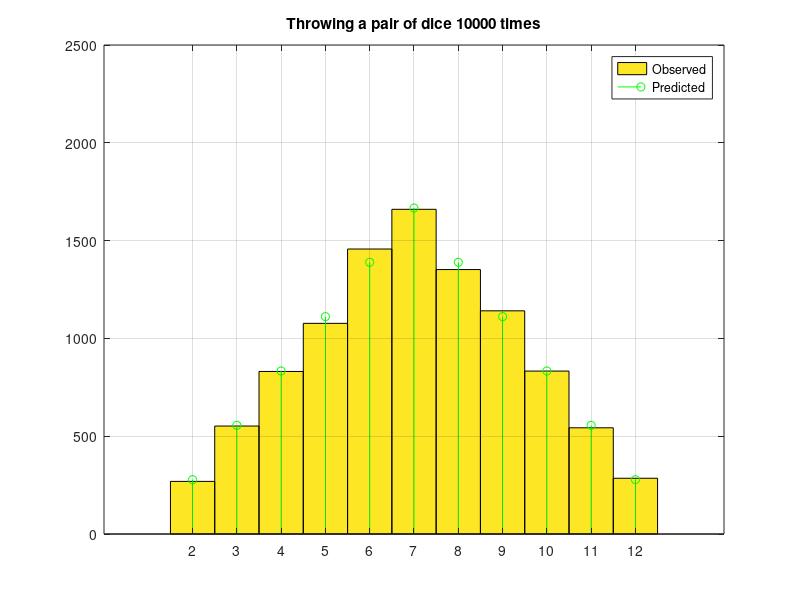

Reproduce this figure in MATLAB.
%Author: David & Class
%Simulates a pair of dice N times

hold off;
clear;
N = 10000;

%One Dice
oneDice = randi( 6, 1 ); %One way
oneDice = ceil( rand*6 ); %Another way

%TwoDice
twoDice = randi(6,1) + randi(6,1);
twoDice = ceil(rand()*6) + ceil(rand()*6);
twoDice = sum( randi(6,1,2) );

%Throw N dice
dice1 = randi(6, 1, N);
dice2 = randi(6, 1, N);
sumDice = dice1 + dice2; %There are other ways too

%Generate histogram graph
hist(sumDice, 2:12);

%Generate stems showing predicted value
hold on;
predicted = N.*[ 1:6 5:-1:1]./36;
stem( 2:12, predicted, 'g');

%Format the graph nicely
grid on;
title('Throwing a pair of dice 10000 times');
legend('Observed', 'Predicted');
axis( [ 0 14 0 N/4 ] );

